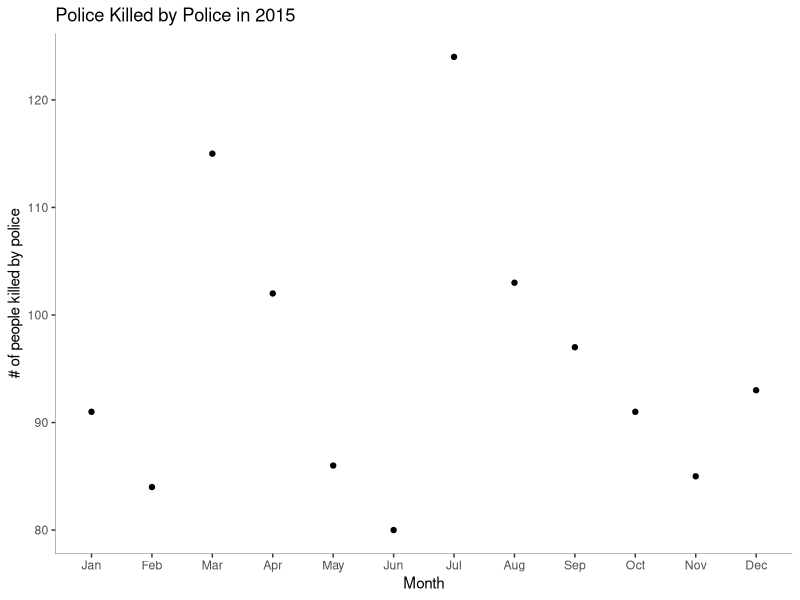
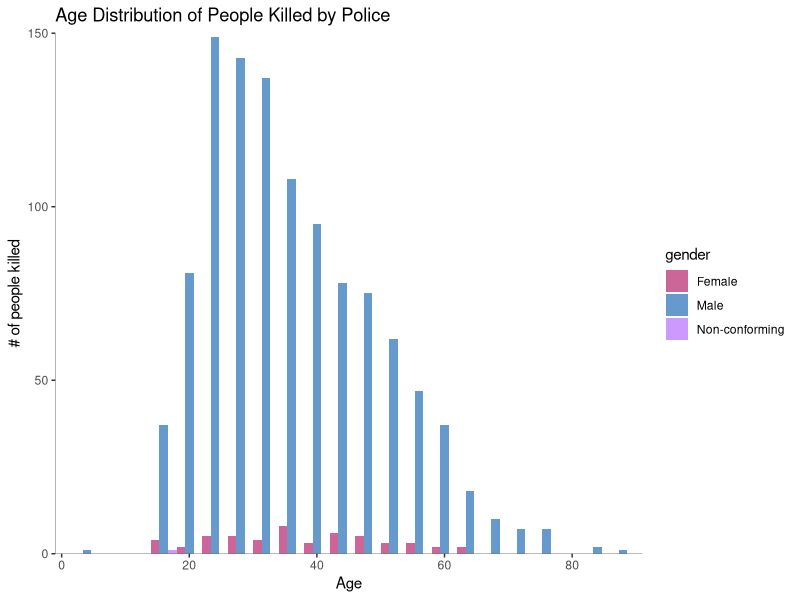
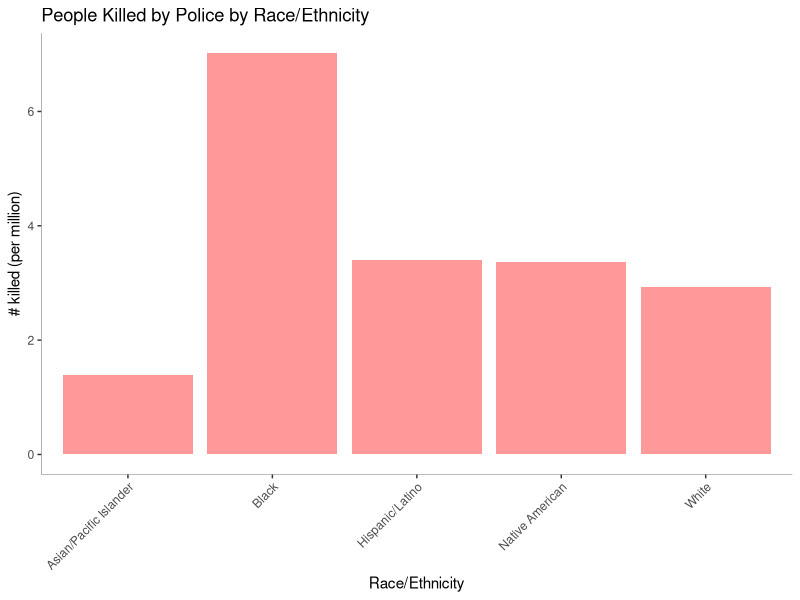
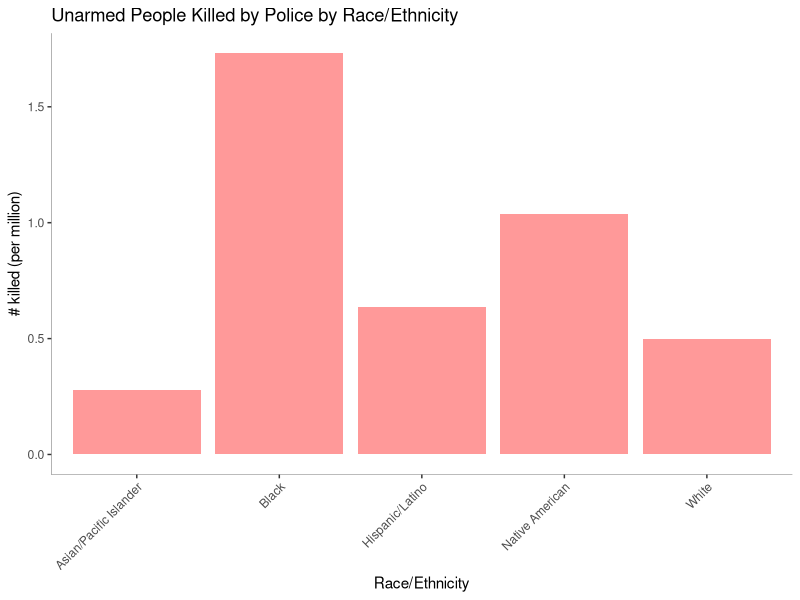
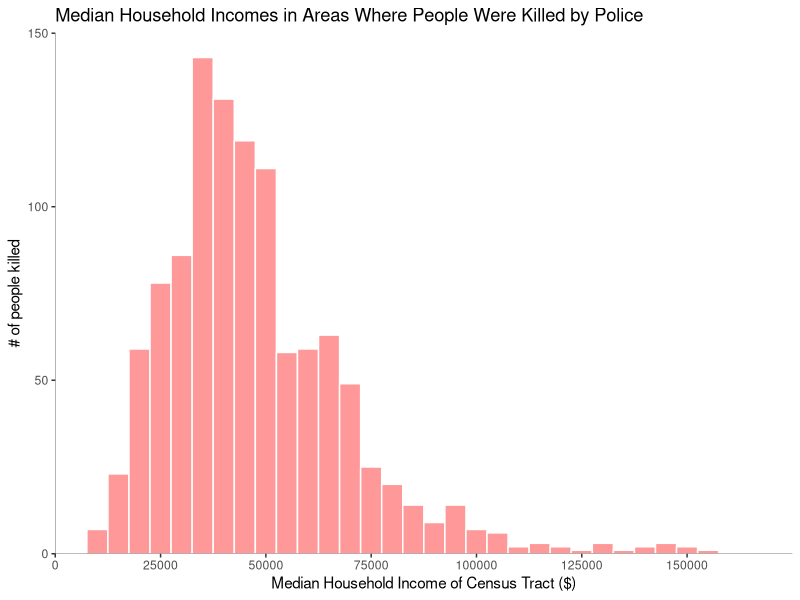
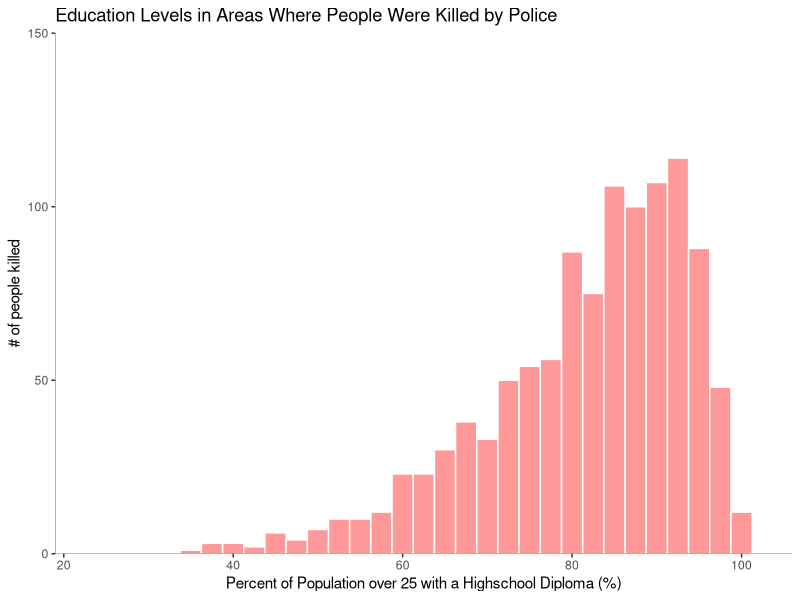

These figures' R source, in order:
## ---- chunk 1
library(jsonlite)
library(stringr)
library(tidyverse)
library(readr)
library(knitr)

data <- read_csv('14_data_3.csv')
## ---- chunk 2

## ---- chunk 3

## ---- chunk 4
# PLOT OF DEATHS PER MONTH
date_count <- data %>% group_by(month_num) %>% count()
ggplot(date_count) + 
    geom_line(aes(x=month_num, y=n), color="#FF9999") +
    geom_point(aes(x=month_num, y=n), stat = "identity") + 
    ggtitle('Police Killed by Police in 2015') +
    labs(x = 'Month', y = '# of people killed by police') + 
    theme(axis.line.x = element_line(color = "black", size=.1),
        axis.line.y = element_line(color="black", size = .1), 
          panel.background = element_blank()) +
    scale_x_discrete(limits=c("01", "02", "03", "04", "05", "06", "07", "08", "09", "10", "11", "12"),
                     labels=c("Jan","Feb","Mar","Apr","May","Jun", "Jul", "Aug", "Sep", "Oct", "Nov","Dec"))  
## ---- chunk 5
# HISTOGRAM OF AGE AND GENDER
data_age <- na.omit(select(data,age,gender))
ggplot(data_age) + geom_histogram(aes(x=age, fill=gender), binwidth = 4,position="dodge") + scale_fill_manual(values=c("Female"="#CC6699", "Male"="#6699CC", "Non-conforming"="#CC99FF")) +
    ggtitle('Age Distribution of People Killed by Police') + labs(x = 'Age', y = '# of people killed') +
    theme(panel.background = element_blank(), 
          axis.line = element_line(colour = "black", size=.1))+
    scale_x_continuous(breaks=c(0,20, 40, 60, 80),
                       limits=c(0,90),
                       expand=c(0, 1)) +
    scale_y_continuous(breaks=c(0, 50, 100, 150),
                       limits=c(0, 150),
                       expand=c(0,0)) 
## ---- chunk 6
# FUNCTION TO TURN INTO PER MILLION COUNTS (NORMAILZES)
pop_2015 = 321418820

asian_share = 0.056
black_share = 0.133
hispanic_share = 0.176
native_share = 0.012
white_share = 0.616

per_million_counts <- function(race_count){
    race_count$per_million <- NA
    for (i in 1:nrow(race_count)){
        if (race_count$raceethnicity[i] == "Asian/Pacific Islander"){
            race_count$per_million[i] = ((race_count$n[race_count$raceethnicity=="Asian/Pacific Islander"])*1000000)/(pop_2015*asian_share)
        } else if (race_count$raceethnicity[i] == "Black"){
            race_count$per_million[i] =     ((race_count$n[race_count$raceethnicity=="Black"])*1000000)/(pop_2015*black_share)
        } else if (race_count$raceethnicity[i] == "Hispanic/Latino"){ 
            race_count$per_million[i] = ((race_count$n[race_count$raceethnicity=="Hispanic/Latino"])*1000000)/(pop_2015*hispanic_share)
        } else if (race_count$raceethnicity[i] == "Native American"){ 
            race_count$per_million[i] = 
                ((race_count$n[race_count$raceethnicity=="Native American"])*1000000)/(pop_2015*native_share)
        } else if (race_count$raceethnicity[i] == "White"){ 
            race_count$per_million[i] = ((race_count$n[race_count$raceethnicity=="White"])*1000000)/(pop_2015*white_share)
        } else race_count$per_million[i] = NA       
    }
    return(race_count)
}
## ---- chunk 7
# KABBLE BY RACE
race_count <- data %>% group_by(raceethnicity) %>% count()
race_count %>% arrange(desc(n)) %>% kable(col.names = c("Race/Ethnicity","Number of Deaths"), caption="Number of People Killed by Police by Race/Ethnicity")
## ---- chunk 8
# HISTOGRAM BY RACE PER MILLION
race_count <- per_million_counts(race_count)
# Make a histogram
ggplot(na.omit(race_count)) + geom_bar(aes(x=raceethnicity, y=per_million), stat = "identity", fill="#FF9999") + 
    theme(axis.text.x=element_text(angle=45,hjust=1,vjust=1), axis.line = element_line(colour = "black", size=.1),
          panel.background = element_blank()) +
    ggtitle('People Killed by Police by Race/Ethnicity') +
    labs(x = 'Race/Ethnicity', y = '# killed (per million)')
## ---- chunk 9
# KABBLE ARMED BY RACE
race_count_armed <- data %>% filter(is_armed==0) %>% group_by(raceethnicity) %>% count()
race_count_armed %>% arrange(desc(n)) %>% kable(col.names = c("Race/Ethnicity","Number of Deaths"), caption="Number of Unarmed People Killed by Police by Race/Ethnicity")
## ---- chunk 10
# HISTOGRAM ARMED BY RACE PER MILLION
race_count_armed <- per_million_counts(race_count_armed)
# Make a histogram
ggplot(na.omit(race_count_armed)) + geom_bar(aes(x=raceethnicity, y=per_million), stat = "identity", fill="#FF9999") + 
    theme(axis.text.x=element_text(angle=45,hjust=1,vjust=1), axis.line = element_line(colour = "black", size=.1),
          panel.background = element_blank()) +
    ggtitle('Unarmed People Killed by Police by Race/Ethnicity') +
    labs(x = 'Race/Ethnicity', y = '# killed (per million)')
## ---- chunk 11
# HISTOGRAM OF INCOME
data$median_household_Income <- as.numeric(data$median_household_Income)
data_income <- na.omit(select(data,median_household_Income))
ggplot(data_income) + geom_histogram(aes(x=median_household_Income), binwidth = 5000, fill="#FF9999", color= "white") + 
    ggtitle('Median Household Incomes in Areas Where People Were Killed by Police') + labs(x = 'Median Household Income of Census Tract ($)' , y = '# of people killed') +
    theme(panel.background = element_blank(), 
          axis.line = element_line(colour = "black", size=.1))+
    scale_x_continuous(breaks=c(0,25000, 50000, 75000, 100000, 125000, 150000),
                       limits=c(0,175000),
                       expand=c(0, 1)) +
    scale_y_continuous(breaks=c(0, 50, 100, 150),
                       limits=c(0, 150),
                       expand=c(0,0)) 
## ---- chunk 12
# HISTOGRAM OF EDUCATION
data$percent_25_or_older_HighSchool_grads <- as.numeric(data$percent_25_or_older_HighSchool_grads)
data_grads <- na.omit(select(data,percent_25_or_older_HighSchool_grads))
ggplot(data_grads) + geom_histogram(aes(x=percent_25_or_older_HighSchool_grads), binwidth = 2.5, fill="#FF9999", color= "white") + 
    ggtitle('Education Levels in Areas Where People Were Killed by Police') + labs(x = 'Percent of Population over 25 with a Highschool Diploma (%)' , y = '# of people killed') +
    theme(panel.background = element_blank(), 
          axis.line = element_line(colour = "black", size=.1))+
    scale_x_continuous(breaks=c(20, 40, 60, 80, 100),
                       limits=c(20,105),
                       expand=c(0, 1)) +
    scale_y_continuous(breaks=c(0, 50, 100, 150),
                       limits=c(0, 150),
                       expand=c(0,0)) 
## ---- chunk 13

